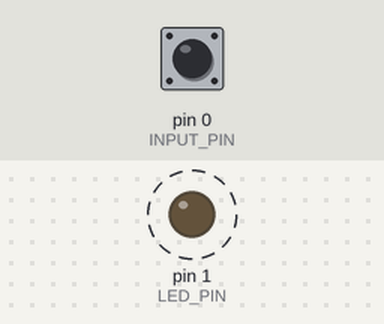
The sketch below on a simulated Arduino Uno, built with avr-gcc and run on an emulated ATmega328P. On the bench: output pins drawn as LEDs (lit = HIGH). Dashed ring = blinking. The test bench sets the inputs (shaded band); at power-on: pin 0 (INPUT_PIN) HIGH. Pins used as bus, display or sensor lines are not drawn.

Above: at 0.2 s.
Timing chart, 0 to 3.0 s (numbered marks = the images above):
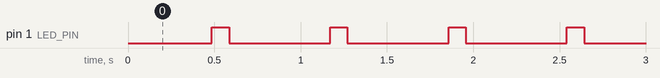

The sketch:

Prototype.ino
```cpp
/* attempt at cloning RF remote Dout*/

//Module prototypes
inline void SendSignal( uint32_t uiData, int bits );
inline void SendBit( bool bBit );

#define SHORT_DELAY 509
#define LONG_DELAY  166
#define TX_PIN      2
#define LED_PIN     1
#define INPUT_PIN   0

#define SEND_BITS   (25)
#define SEND_OFF    (uint32_t)(0x003CAA82)
#define SEND_ON     (uint32_t)(0x00CCAA82)

void setup() {
  // put your setup code here, to run once:
  pinMode (TX_PIN, OUTPUT);         //Data output pin
  pinMode (LED_PIN, OUTPUT);        //LED Pin is used to provide a low signal for INPUT pin to detect on short
  digitalWrite(LED_PIN, LOW);
  pinMode (INPUT_PIN, INPUT);       //Set the input pin to input
  digitalWrite(INPUT_PIN, HIGH);    //Set the input pin's internal pull-up
}

void loop() {
  // put your main code here, to run repeatedly:
  int x;
  uint8_t ubInCount;

  ubInCount = 0;
  for(x = 0; x < 10; ++x)
  {
    if(digitalRead(INPUT_PIN))
    {
      ++ubInCount;
    }
  }

  if(ubInCount == 10)
  {
    for(x=0; x<20; ++x)
    {
      SendSignal(SEND_OFF, SEND_BITS);
      delay(5);
    }
  }
  else if(ubInCount == 0)
  {
    for(x=0; x<20; ++x)
    {
      SendSignal(SEND_ON, SEND_BITS);
      delay(5);
    }
  }

  digitalWrite(LED_PIN, HIGH);
  delay(100);
  digitalWrite(LED_PIN, LOW);
  delay(100);
}


inline void SendSignal( uint32_t uiData, int bits )
{
  while(bits != 0)
  {
    --bits;
    SendBit((bool)(uiData & 0x00000001));
    uiData = uiData >> 1;
  }
}
inline void SendBit( bool bBit )
{
  volatile int x;
  if(bBit) // Send high
  {
    digitalWrite(TX_PIN, HIGH);
    for(x = SHORT_DELAY; x != 0; --x)
    {
    }
    digitalWrite(TX_PIN, LOW);
    for(x = LONG_DELAY; x != 0; --x)
    {
    }
  }
  else
  {
    digitalWrite(TX_PIN, HIGH);
    for(x = LONG_DELAY; x != 0; --x)
    {
    }
    digitalWrite(TX_PIN, LOW);
    for(x = SHORT_DELAY; x != 0; --x)
    {
    }
  }
}
```

Measured:
- by itself, pin 1 (LED_PIN): alternates HIGH for 0.10 s and LOW for 0.59 s
